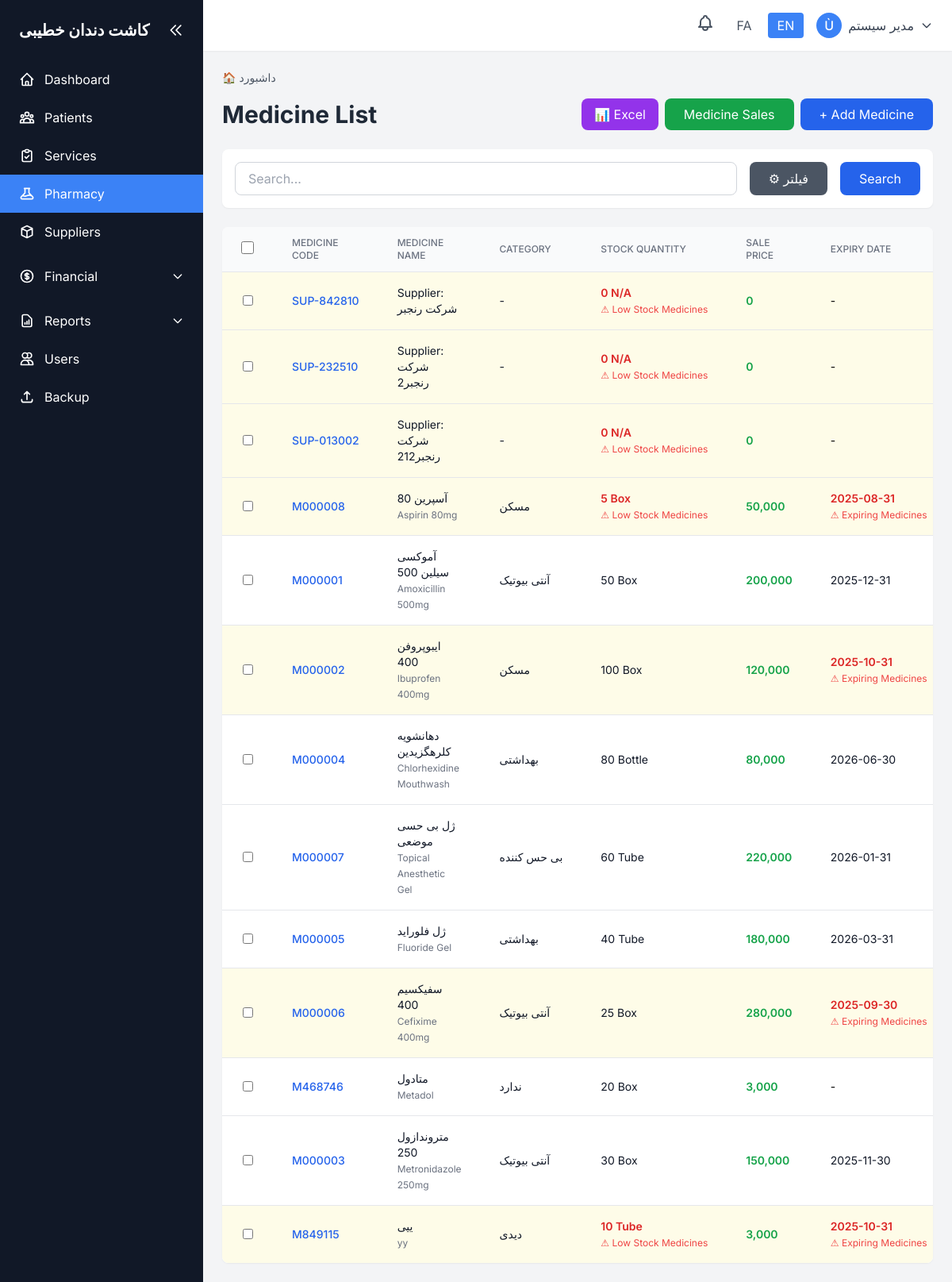
The app's page /medicines/index.php?lang=en (signed in) with its own data.
### tables this page shows
CREATE TABLE `system` (
  `id` int(11) NOT NULL,
  `record_type` enum('setting','activity_log') NOT NULL,
  `setting_key` varchar(50) DEFAULT NULL,
  `setting_value` text DEFAULT NULL,
  `setting_type` varchar(20) DEFAULT 'text',
  `description` text DEFAULT NULL,
  `user_id` int(11) DEFAULT NULL,
  `action` varchar(50) DEFAULT NULL,
  `table_name` varchar(50) DEFAULT NULL,
  `record_id` int(11) DEFAULT NULL,
  `ip_address` varchar(45) DEFAULT NULL,
  `user_agent` text DEFAULT NULL,
  `created_at` datetime DEFAULT current_timestamp(),
  `updated_at` datetime DEFAULT current_timestamp() ON UPDATE current_timestamp()
);

CREATE TABLE `medicines` (
  `id` int(11) NOT NULL,
  `medicine_code` varchar(20) NOT NULL,
  `medicine_name` varchar(100) NOT NULL,
  `medicine_name_en` varchar(100) DEFAULT NULL,
  `category` varchar(50) DEFAULT NULL,
  `manufacturer` varchar(100) DEFAULT NULL,
  `unit` varchar(20) NOT NULL,
  `purchase_price` decimal(10,2) NOT NULL,
  `sale_price` decimal(10,2) NOT NULL,
  `stock_quantity` int(11) DEFAULT 0,
  `min_stock_level` int(11) DEFAULT 10,
  `expiry_date` date DEFAULT NULL,
  `description` text DEFAULT NULL,
  `supplier_name` varchar(100) DEFAULT NULL,
  `supplier_phone` varchar(20) DEFAULT NULL,
  `supplier_email` varchar(100) DEFAULT NULL,
  `supplier_address` text DEFAULT NULL,
  `sale_patient_id` int(11) DEFAULT NULL,
  `sale_code` varchar(20) DEFAULT NULL,
  `sale_date` date DEFAULT NULL,
  `sale_quantity` int(11) DEFAULT NULL,
  `sale_unit_price` decimal(10,2) DEFAULT NULL,
  `sale_total_price` decimal(10,2) DEFAULT NULL,
  `movement_type` enum('purchase','sale','adjustment') DEFAULT NULL,
  `movement_date` date DEFAULT NULL,
  `movement_quantity` int(11) DEFAULT NULL,
  `movement_notes` text DEFAULT NULL,
  `is_active` tinyint(1) DEFAULT 1,
  `created_by` int(11) DEFAULT NULL,
  `created_at` datetime DEFAULT current_timestamp(),
  `updated_at` datetime DEFAULT current_timestamp() ON UPDATE current_timestamp()
);

### medicines/index.php (the view, shortened to what the rows shown need)
<?php
require_once '../config/config.php';
include '../includes/header.php';
$whereClauses = [];
$params = [];
$whereClause = !empty($whereClauses) ? 'WHERE ' . implode(' AND ', $whereClauses) : '';
$totalRecords = fetchOne("SELECT COUNT(*) as count FROM medicines $whereClause", $params)['count'];
$pagination = getPagination($totalRecords, 20);
$medicines = fetchAll("SELECT * FROM medicines $whereClause ORDER BY medicine_name LIMIT {$pagination['perPage']} OFFSET {$pagination['offset']}", $params);
?>
<div class="space-y-6">
    <div class="flex flex-col md:flex-row items-start md:items-center justify-between gap-4">
        <h1 class="text-2xl md:text-3xl font-bold text-gray-800"><?php echo $lang['medicine_list']; ?></h1>
    </div>
    <div class="bg-white rounded-lg shadow-sm overflow-hidden">
        <?php if (empty($medicines)): ?>
            <div class="p-8 text-center text-gray-500">
                <?php echo $lang['no_data']; ?>
            </div>
        <?php else: ?>
            <div class="overflow-x-auto table-desktop">
                <table id="medicinesTable" class="min-w-full divide-y divide-gray-200">
                    <thead class="bg-gray-50">
                        <tr>
                            <th class="px-6 py-3 text-center">
                                <input type="checkbox" id="selectAll" onchange="toggleSelectAll(this)" class="w-4 h-4 cursor-pointer">
                            </th>
                            <th class="px-6 py-3 text-<?php echo $current_lang === 'fa' ? 'right' : 'left'; ?> text-xs font-medium text-gray-500 uppercase"><?php echo $lang['medicine_code']; ?></th>
                            <th class="px-6 py-3 text-<?php echo $current_lang === 'fa' ? 'right' : 'left'; ?> text-xs font-medium text-gray-500 uppercase"><?php echo $lang['medicine_name']; ?></th>
                            <th class="px-6 py-3 text-<?php echo $current_lang === 'fa' ? 'right' : 'left'; ?> text-xs font-medium text-gray-500 uppercase"><?php echo $lang['category']; ?></th>
                            <th class="px-6 py-3 text-<?php echo $current_lang === 'fa' ? 'right' : 'left'; ?> text-xs font-medium text-gray-500 uppercase"><?php echo $lang['stock_quantity']; ?></th>
                            <th class="px-6 py-3 text-<?php echo $current_lang === 'fa' ? 'right' : 'left'; ?> text-xs font-medium text-gray-500 uppercase"><?php echo $lang['sale_price']; ?></th>
                            <th class="px-6 py-3 text-<?php echo $current_lang === 'fa' ? 'right' : 'left'; ?> text-xs font-medium text-gray-500 uppercase"><?php echo $lang['expiry_date']; ?></th>
                        </tr>
                    </thead>
                    <tbody class="bg-white divide-y divide-gray-200">
                        <?php foreach ($medicines as $medicine): ?>
                        <?php
                            $isLowStock = $medicine['stock_quantity'] <= $medicine['min_stock_level'];
                            $isExpiringSoon = !empty($medicine['expiry_date']) && strtotime($medicine['expiry_date']) <= strtotime('+30 days');
                        ?>
                        <tr class="hover:bg-gray-50 <?php echo $isLowStock || $isExpiringSoon ? 'bg-yellow-50' : ''; ?>">
                            <td class="px-6 py-4 text-center">
                                <input type="checkbox" class="row-checkbox" value="<?php echo $medicine['id']; ?>" onchange="updateBulkButtons()" class="w-4 h-4 cursor-pointer">
                            </td>
                            <td class="px-6 py-4 whitespace-nowrap text-sm font-medium text-blue-600">
                                <?php echo $medicine['medicine_code']; ?>
                            </td>
                            <td class="px-6 py-4 text-sm text-gray-900">
                                <?php echo htmlspecialchars($medicine['medicine_name']); ?>
                                <?php if (!empty($medicine['medicine_name_en'])): ?>
                                <br><span class="text-xs text-gray-500"><?php echo htmlspecialchars($medicine['medicine_name_en']); ?></span>
                                <?php endif; ?>
                            </td>
                            <td class="px-6 py-4 whitespace-nowrap text-sm text-gray-900">
                                <?php echo htmlspecialchars($medicine['category'] ?: '-'); ?>
                            </td>
                            <td class="px-6 py-4 whitespace-nowrap text-sm">
                                <span class="<?php echo $isLowStock ? 'text-red-600 font-semibold' : 'text-gray-900'; ?>">
                                    <?php echo $medicine['stock_quantity']; ?> <?php echo $medicine['unit']; ?>
                                </span>
                                <?php if ($isLowStock): ?>
                                <br><span class="text-xs text-red-500">⚠ <?php echo $lang['low_stock_medicines']; ?></span>
                                <?php endif; ?>
                            </td>
                            <td class="px-6 py-4 whitespace-nowrap text-sm font-semibold text-green-600">
                                <?php echo formatCurrency($medicine['sale_price']); ?>
                            </td>
                            <td class="px-6 py-4 whitespace-nowrap text-sm">
                                <?php if (!empty($medicine['expiry_date'])): ?>
                                    <span class="<?php echo $isExpiringSoon ? 'text-red-600 font-semibold' : 'text-gray-900'; ?>">
                                        <?php echo formatDate($medicine['expiry_date']); ?>
                                    </span>
                                    <?php if ($isExpiringSoon): ?>
                                    <br><span class="text-xs text-red-500">⚠ <?php echo $lang['expiring_medicines']; ?></span>
                                    <?php endif; ?>
                                <?php else: ?>
                                    -
                                <?php endif; ?>
                            </td>
                        </tr>
                        <?php endforeach; ?>
                    </tbody>
                </table>
            </div>
        <?php endif; ?>
    </div>
</div>
<?php include '../includes/footer.php'; ?>

### includes/header.php (shortened to what the rows shown need)
<?php
$lang = loadLanguage();
?>
<!DOCTYPE html>
<html lang="<?php echo $current_lang; ?>" dir="<?php echo $current_lang === 'fa' ? 'rtl' : 'ltr'; ?>">
<head>
    <script src="https://cdn.tailwindcss.com"></script>
    <link rel="stylesheet" href="<?php echo BASE_URL; ?>/assets/css/mobile.css">
</head>
<body class="bg-gray-100">
    <div class="flex h-screen overflow-hidden">
        <aside id="sidebar" class="w-64 bg-gray-900 text-white flex-shrink-0 hidden md:flex flex-col transition-all duration-300">
            <div class="p-6 flex-shrink-0 flex items-center justify-between">
                <h1 id="sidebar-title" class="text-xl font-bold"><?php echo getSetting('clinic_name', $lang['app_name']); ?></h1>
                <button id="sidebar-toggle" class="text-white hover:text-gray-300 hidden md:block" title="بستن منو">
                    <svg class="w-5 h-5" fill="none" stroke="currentColor" viewBox="0 0 24 24">
                        <path stroke-linecap="round" stroke-linejoin="round" stroke-width="2" d="M11 19l-7-7 7-7m8 14l-7-7 7-7"></path>
                    </svg>
                </button>
            </div>
        </aside>
        <div class="flex-1 flex flex-col overflow-hidden">
            <main class="flex-1 overflow-y-auto p-6">

### records on screen
system: setting_value "کاشت دندان خطیبی"
medicines: medicine_code "SUP-842810", medicine_name "Supplier: شرکت رنجبر", category "-", stock_quantity "0", unit "N/A", sale_price "0"
medicines: medicine_code "SUP-232510", medicine_name "Supplier: شرکت رنجبر2", category "-", stock_quantity "0", unit "N/A", sale_price "0"
medicines: medicine_code "SUP-013002", medicine_name "Supplier: شرکت رنجبر212", category "-", stock_quantity "0", unit "N/A", sale_price "0"
medicines: medicine_code "M000008", medicine_name "آسپرین 80", medicine_name_en "Aspirin 80mg", category "مسکن", stock_quantity "5", unit "Box", sale_price "50,000", expiry_date "2025-08-31"
medicines: medicine_code "M000001", medicine_name "آموکسی سیلین 500", medicine_name_en "Amoxicillin 500mg", category "آنتی بیوتیک", stock_quantity "50", unit "Box", sale_price "200,000", expiry_date "2025-12-31"
medicines: medicine_code "M000002", medicine_name "ایبوپروفن 400", medicine_name_en "Ibuprofen 400mg", category "مسکن", stock_quantity "100", unit "Box", sale_price "120,000", expiry_date "2025-10-31"
medicines: medicine_code "M000004", medicine_name "دهانشویه کلرهگزیدین", medicine_name_en "Chlorhexidine Mouthwash", category "بهداشتی", stock_quantity "80", unit "Bottle", sale_price "80,000", expiry_date "2026-06-30"
medicines: medicine_code "M000007", medicine_name "ژل بی حسی موضعی", medicine_name_en "Topical Anesthetic Gel", category "بی حس کننده", stock_quantity "60", unit "Tube", sale_price "220,000", expiry_date "2026-01-31"
medicines: medicine_code "M000005", medicine_name "ژل فلوراید", medicine_name_en "Fluoride Gel", category "بهداشتی", stock_quantity "40", unit "Tube", sale_price "180,000", expiry_date "2026-03-31"
medicines: medicine_code "M000006", medicine_name "سفیکسیم 400", medicine_name_en "Cefixime 400mg", category "آنتی بیوتیک", stock_quantity "25", unit "Box", sale_price "280,000", expiry_date "2025-09-30"
medicines: medicine_code "M468746", medicine_name "متادول", medicine_name_en "Metadol", category "ندارد", stock_quantity "20", unit "Box", sale_price "3,000"
medicines: medicine_code "M000003", medicine_name "متروندازول 250", medicine_name_en "Metronidazole 250mg", category "آنتی بیوتیک", stock_quantity "30", unit "Box", sale_price "150,000", expiry_date "2025-11-30"
medicines: medicine_code "M849115", medicine_name "ییی", medicine_name_en "yy", category "دیدی", stock_quantity "10", unit "Tube", sale_price "3,000", expiry_date "2025-10-31"

### other values on screen
$lang['menu_dashboard'] "Dashboard"
$lang['menu_patients'] "Patients"
$lang['menu_services'] "Services"
$lang['menu_medicines'] "Pharmacy"
$lang['menu_suppliers'] "Suppliers"
$lang['menu_reports'] "Reports"
$lang['menu_users'] "Users"
$lang['menu_backup'] "Backup"
substr($user['full_name'], 0, 1) "Ù"
$user['full_name'] "مدیر سیستم"
$lang['medicine_list'] "Medicine List"
$lang['medicine_sales'] "Medicine Sales"
$lang['add_medicine'] "Add Medicine"
$lang['search'] "Search"
$lang['medicine_code'] "MEDICINE CODE"
